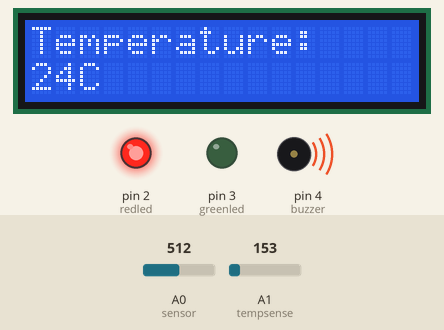
Simulated run of this sketch. Board: Arduino Uno, built with avr-gcc and run on an emulated ATmega328P. On the bench: 16×2 character LCD, output pins drawn as LEDs (lit = HIGH), buzzer (waves = sounding). The test bench sets the inputs (shaded band); at power-on: A0 (sensor) = 512, A1 (tempsense) = 153. What the sketch prints to the serial monitor is not drawn.

Above: at 1.2 s.
1.3 s: A0 (sensor) set to 409
8.7 s: A0 (sensor) set to 392
At 13.9 s:
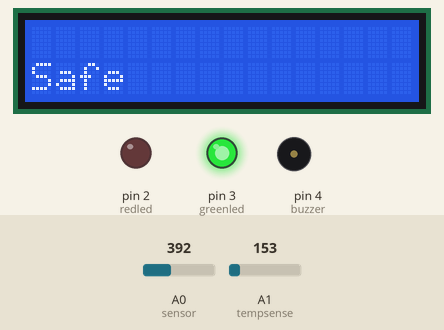
16.1 s: A1 (tempsense) set to 165
At 17.7 s:
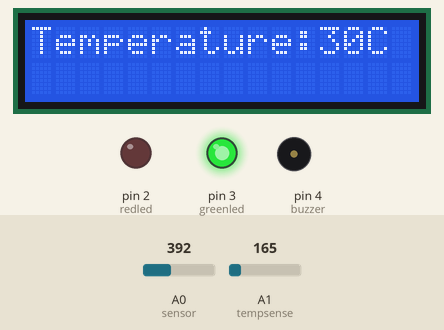
20.2 s: A1 (tempsense) set to 175
At 23.7 s:
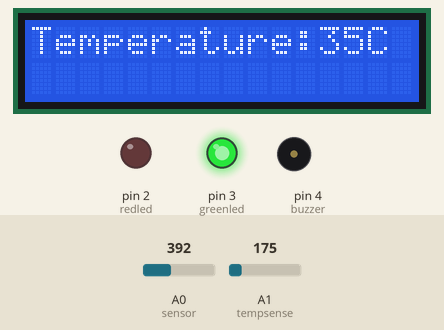
25.8 s: A0 (sensor) set to 410
At 30.7 s:
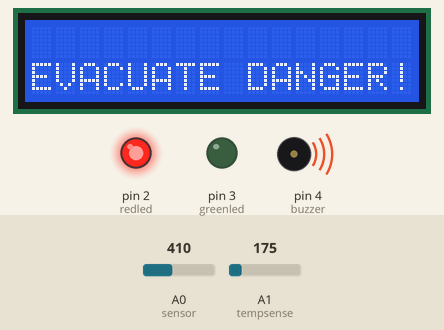
31.4 s: A0 (sensor) set to 390
At 34.8 s:
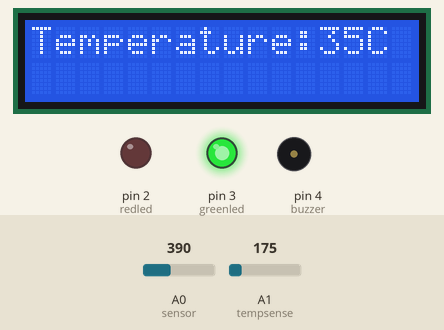
Timing chart, 0 to 36.3 s (numbered marks = the images above; inputs shaded):
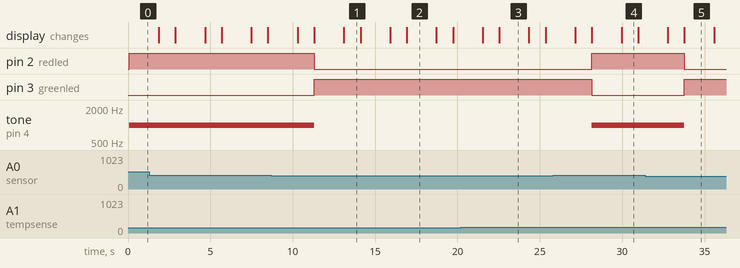

The sketch:

individual_helmet_ptype_11.ino
```cpp
#include <LiquidCrystal.h>
#include <SoftwareSerial.h>

LiquidCrystal lcd(5,6,8,9,10,11);
int redled = 2;
int greenled = 3;
int buzzer = 4;
int sensor = A0;
int sensorThresh = 400;
int tempsense = A1;
int templimit=45;


void setup()
{
pinMode(redled, OUTPUT);
pinMode(greenled,OUTPUT);
pinMode(buzzer,OUTPUT);
pinMode(sensor,INPUT);
Serial.begin(9600);
lcd.begin(16,2);
}
int get_temperature(int pin)
{
int temperature = analogRead(pin);
float voltage = temperature * 5.0;
voltage = voltage / 1024.0;
return ((voltage - 0.5) * 100);
}


void loop()
{
  int analogValue = analogRead(sensor);
  int temparature = analogRead(tempsense);
  temparature= temparature * 0.48828125; //converting volatage sensed to temparature mapped
  Serial.print(analogValue);
  Serial.print(" ");
  if(analogValue>sensorThresh || get_temperature(tempsense)>templimit)
  {
    digitalWrite(redled,HIGH);
    digitalWrite(greenled,LOW);
    tone(buzzer,1000,10000);
    lcd.clear();
    lcd.setCursor(0,0);
    lcd.print("Temperature:");
    lcd.setCursor(0,1);
    lcd.print(get_temperature(tempsense));
    lcd.print("C");
    delay(1800);
    lcd.clear();
    lcd.setCursor(0,1);
    lcd.print("EVACUATE DANGER!");
    delay(1000);
  }
  else
  {
    digitalWrite(greenled,HIGH);
    digitalWrite(redled,LOW);
    noTone(buzzer);
    lcd.clear();
    lcd.setCursor(0,0);
    lcd.print("Temperature:");
    lcd.print(get_temperature(tempsense));
    lcd.print("C");
    delay(1800);
    lcd.clear();
    lcd.setCursor(0,1);
    lcd.print("Safe");
    delay(1000);
  }

}
```

Measured:
- the behaviour switches between 401 and 400 on A0 (sensor) (found by bisection; images 0 and 1)
- after the input at 8.7 s, pin 2 (redled): HIGH → LOW after 2.6 s; pin 3 (greenled): LOW → HIGH after 2.6 s; tone on pin 4 (buzzer): 1000 Hz → silent after 2.6 s; the display: first differs from a run without the input after 2.6 s (image 1 shows a later state)
- after the input at 16.1 s, the display: changes after 0.82 s (image 2)
- after the input at 20.2 s, the display: first differs from a run without the input after 2.3 s (image 3)
- after the input at 25.8 s, pin 2 (redled): LOW → HIGH after 2.3 s; pin 3 (greenled): HIGH → LOW after 2.3 s; tone on pin 4 (buzzer): silent → 1000 Hz after 2.3 s; the display: first differs from a run without the input after 2.4 s (image 4 shows a later state)
- after the input at 31.4 s, pin 2 (redled): HIGH → LOW after 2.4 s; pin 3 (greenled): LOW → HIGH after 2.4 s; tone on pin 4 (buzzer): 1000 Hz → silent after 2.4 s; the display: first differs from a run without the input after 2.4 s (image 5)
- what the display in image 1 shows lasts 1.0 s, from 13.1 s to 14.1 s
